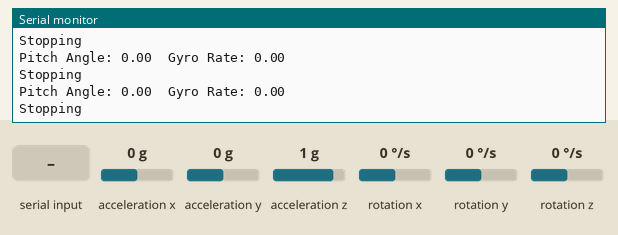
Simulated run of this sketch. Board: ESP32. On the bench: the last lines printed to the serial monitor. Inputs (shaded band) come from the test bench; at power-on: acceleration y 0 g, acceleration x 0 g, acceleration z 1 g, rotation x 0 °/s, rotation y 0 °/s, rotation z 0 °/s. Nothing arrives over Bluetooth unless stated.

Above: at 1.2 s.
1.3 s: "F" received over the second serial link
At 1.31 s:
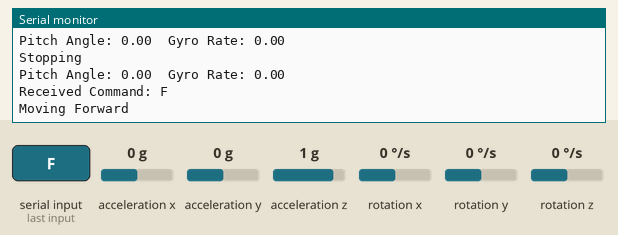
2.8 s: "B" received over the second serial link
At 2.83 s:
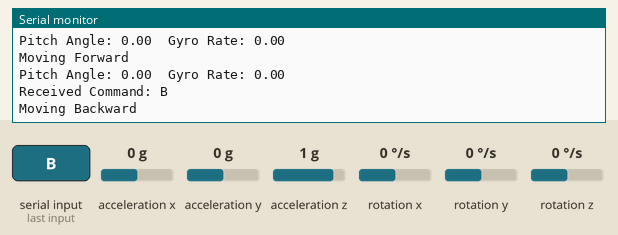
4.3 s: "L" received over the second serial link
At 4.34 s:
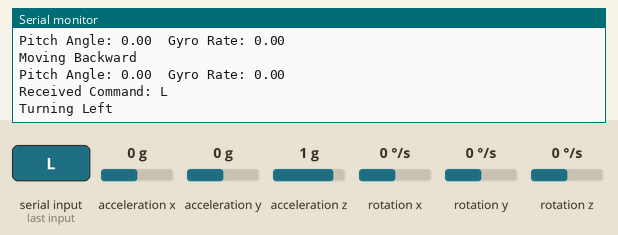
5.8 s: "R" received over the second serial link
At 5.85 s:
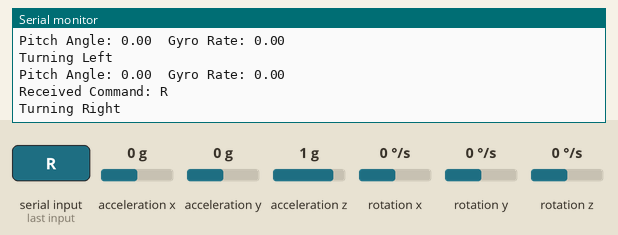
7.3 s: "1" received over the second serial link
At 7.31 s:
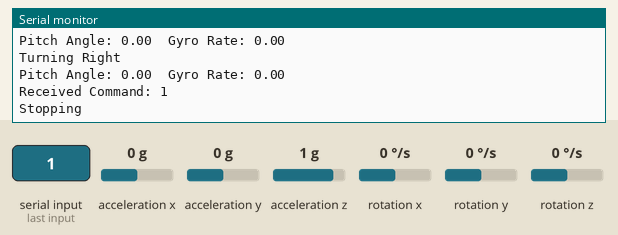
8.8 s: acceleration y set to -1.4 g
At 8.83 s:
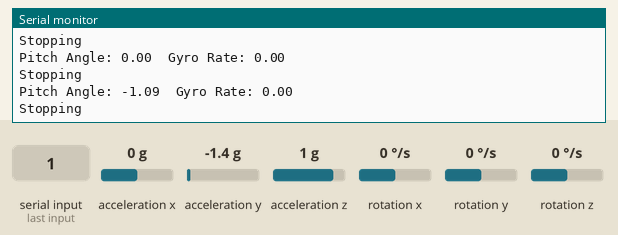
Timing chart, 0 to 11.3 s (numbered marks = the images above; inputs shaded):
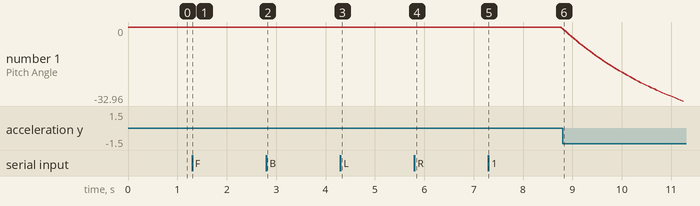

The sketch:

reading_and_bluetooth.ino
```cpp
#include "Wire.h"
#include "I2Cdev.h"
#include "MPU6050.h"
#include "BluetoothSerial.h"  // Include BluetoothSerial library for Bluetooth communication

// Create an MPU6050 object
MPU6050 mpu;
BluetoothSerial SerialBT;     // Create Bluetooth serial object

// Variables to store sensor data
float pitch = 0;
float gyroRate = 0;
unsigned long prevTime = 0;
float prevPitch = 0;

// Variables to store Bluetooth commands
char command = 'S';  // Default command is Stop

void setup() {
  // Initialize serial communication for debugging and Bluetooth
  Serial.begin(115200);
  SerialBT.begin("ESP32_Balancing_Robot"); // Set Bluetooth device name

  // Initialize MPU6050 sensor
  Wire.begin();
  mpu.initialize();

  // Check if the MPU6050 is connected properly
  if (mpu.testConnection()) {
    Serial.println("MPU6050 connection successful!");
  } else {
    Serial.println("MPU6050 connection failed!");
    while(1);  // Stop the program if there's no connection
  }
}

void loop() {
  // Get the current time for calculations
  unsigned long currentTime = millis();
  float deltaTime = (currentTime - prevTime) / 1000.0; // Time difference in seconds

  // Get raw accelerometer and gyroscope data
  int16_t ax, ay, az, gx, gy, gz;
  mpu.getMotion6(&ax, &ay, &az, &gx, &gy, &gz);

  // Convert gyroscope data to angular velocity in degrees per second
  gyroRate = gx / 131.0; // MPU6050 gives raw values, divide by 131 to get degrees per second

  // Calculate pitch angle using accelerometer data (in degrees)
  pitch = atan2(ay, az) * 180 / PI;

  // Calculate the filtered pitch using complementary filter
  float alpha = 0.98;  // Complementary filter constant
  pitch = alpha * (prevPitch + gyroRate * deltaTime) + (1.0 - alpha) * pitch;

  // Update previous values
  prevTime = currentTime;
  prevPitch = pitch;

  // Output the pitch angle and gyro rate for debugging
  Serial.print("Pitch Angle: ");
  Serial.print(pitch);
  Serial.print("  Gyro Rate: ");
  Serial.println(gyroRate);

  // Check for incoming Bluetooth command
  if (SerialBT.available()) {
    command = SerialBT.read();
    Serial.print("Received Command: ");
    Serial.println(command);
  }

  // Control logic based on Bluetooth commands
  switch (command) {
    case 'F':  // Forward
      Serial.println("Moving Forward");
      // Add your motor control logic here
      break;
    case 'B':  // Backward
      Serial.println("Moving Backward");
      // Add your motor control logic here
      break;
    case 'L':  // Left
      Serial.println("Turning Left");
      // Add your motor control logic here
      break;
    case 'R':  // Right
      Serial.println("Turning Right");
      // Add your motor control logic here
      break;
    default:   // Stop
      Serial.println("Stopping");
      // Add your motor control logic here for stop
      break;
  }

  // Wait for a short time before repeating
  delay(50);
}
```

Measured:
- after the input at 1.3 s, the serial monitor: prints a new line at once (image 1)
- after the input at 2.8 s, the serial monitor: prints a new line at once (image 2)
- after the input at 4.3 s, the serial monitor: prints a new line at once (image 3)
- after the input at 5.8 s, the serial monitor: prints a new line at once (image 4)
- after the input at 7.3 s, the serial monitor: prints a new line at once (image 5)
- after the input at 8.8 s, the serial monitor: prints a new line at once (image 6)
- plotted number 1: 0 → -32.96 after the input at 8.8 s
